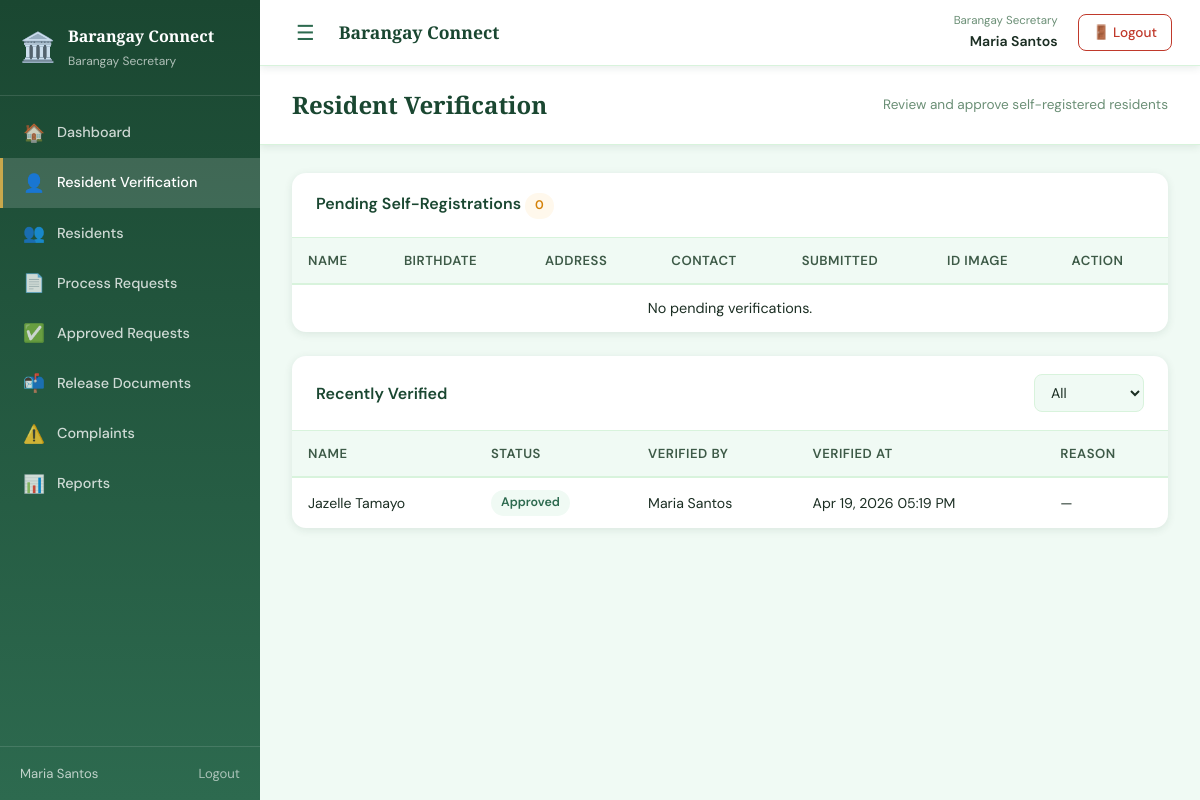
Page /secretary/resident_verification.php (signed in) on the earlier database version.
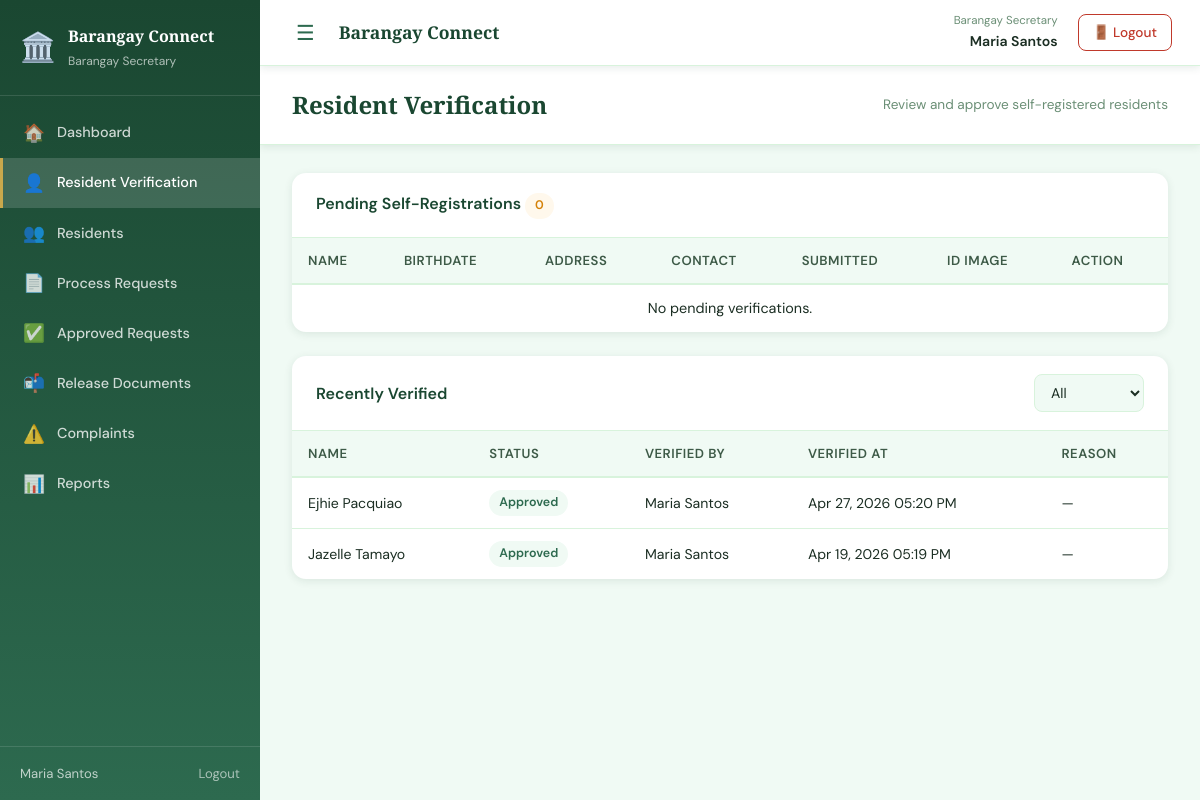
Same page on the later database version.
### tables this page shows
CREATE TABLE `useraccount` (
  `UserAccountID` int(11) NOT NULL,
  `ResidentID` int(11) DEFAULT NULL,
  `Username` varchar(100) NOT NULL,
  `PasswordHash` varchar(255) NOT NULL,
  `Role` enum('captain','secretary','staff','sysadmin','resident') NOT NULL,
  `AccountStatus` enum('Active','Inactive','PendingVerification','Rejected') DEFAULT 'PendingVerification',
  `FullName` varchar(255) DEFAULT NULL,
  `Email` varchar(150) DEFAULT NULL,
  `VerifiedBy` int(11) DEFAULT NULL,
  `VerifiedAt` datetime DEFAULT NULL,
  `RejectionReason` text DEFAULT NULL,
  `CreatedAt` datetime DEFAULT current_timestamp(),
  `UpdatedAt` datetime DEFAULT current_timestamp() ON UPDATE current_timestamp()
);

CREATE TABLE `resident` (
  `ResidentID` int(11) NOT NULL,
  `FirstName` varchar(100) NOT NULL,
  `MiddleName` varchar(100) DEFAULT NULL,
  `LastName` varchar(100) NOT NULL,
  `Birthdate` date NOT NULL,
  `Sex` enum('Male','Female') NOT NULL,
  `Address` varchar(255) NOT NULL,
  `Purok` varchar(100) DEFAULT NULL,
  `ContactNumber` varchar(20) DEFAULT NULL,
  `Email` varchar(150) DEFAULT NULL,
  `GovIDType` varchar(50) DEFAULT NULL,
  `GovIDNumber` varchar(100) DEFAULT NULL,
  `GovIDImagePath` varchar(255) DEFAULT NULL,
  `ProfilePicture` varchar(255) DEFAULT NULL,
  `Status` enum('Active','Inactive') DEFAULT 'Active',
  `CreatedAt` datetime DEFAULT current_timestamp(),
  `UpdatedAt` datetime DEFAULT current_timestamp() ON UPDATE current_timestamp()
);

### secretary/resident_verification.php (the view, shortened to what the changed rows need)
<?php
$pdo     = get_db();
$verified = $pdo->query("
    SELECT ua.UserAccountID, ua.AccountStatus,
           ua.VerifiedAt, ua.RejectionReason,
           r.FirstName, r.LastName,
           v.FullName AS VerifiedByName
    FROM UserAccount ua
    JOIN Resident r ON ua.ResidentID = r.ResidentID
    LEFT JOIN UserAccount v ON ua.VerifiedBy = v.UserAccountID
    WHERE ua.AccountStatus IN ('Active','Rejected')
      AND ua.Role = 'resident'
      AND ua.VerifiedAt IS NOT NULL
    ORDER BY ua.VerifiedAt DESC
    LIMIT 20
")->fetchAll();
include '../includes/header.php';
?>
<div class="app-layout">
    <?php include '../includes/sidebar.php'; ?>
    <main class="main-content">
        <div class="page-header">
            <h1>Resident Verification</h1>
        </div>
        <div class="page-body">
            <div class="card">
                <table class="data-table">
                    <thead>
                        <tr>
                            <th>Name</th>
                            <th>Birthdate</th>
                            <th>Address</th>
                            <th>Contact</th>
                            <th>Submitted</th>
                            <th>ID Image</th>
                            <th>Action</th>
                        </tr>
                    </thead>
                </table>
            </div>
            <div class="card mt-4">
                <table class="data-table">
                    <thead>
                        <tr>
                            <th>Name</th>
                            <th>Status</th>
                            <th>Verified By</th>
                            <th>Verified At</th>
                            <th>Reason</th>
                        </tr>
                    </thead>
                    <tbody>
                        <?php if (empty($verified)): ?>
                            <tr>
                                <td colspan="5" class="empty-row">
                                    No verification history yet.
                                </td>
                            </tr>
                        <?php else: ?>
                            <?php foreach ($verified as $v): ?>
                                <tr>
                                    <td>
                                        <?= htmlspecialchars(
                                            $v['FirstName'] . ' ' . $v['LastName']
                                        ) ?>
                                    </td>
                                    <td>
                                        <span class="status-badge
                                    <?= $v['AccountStatus'] === 'Active'
                                        ? 'status-approved'
                                        : 'status-rejected' ?>">
                                            <?= $v['AccountStatus'] === 'Active'
                                                ? 'Approved' : 'Rejected' ?>
                                        </span>
                                    </td>
                                    <td>
                                        <?= htmlspecialchars(
                                            $v['VerifiedByName'] ?? '—'
                                        ) ?>
                                    </td>
                                    <td>
                                        <?= $v['VerifiedAt']
                                            ? date(
                                                'M d, Y h:i A',
                                                strtotime($v['VerifiedAt'])
                                            )
                                            : '—' ?>
                                    </td>
                                    <td>
                                        <?= htmlspecialchars(
                                            $v['RejectionReason'] ?? '—'
                                        ) ?>
                                    </td>
                                </tr>
                            <?php endforeach; ?>
                        <?php endif; ?>
                    </tbody>
                </table>
            </div>
        </div>
    </main>
</div>
<?php include '../includes/footer.php'; ?>

### includes/sidebar.php (shortened to what the changed rows need)
<?php
$role    = $_SESSION['role'] ?? '';
$current = $_SERVER['PHP_SELF'];
function nav_link(string $href, string $icon, string $label, string $current): string
{
    $active = (strpos($current, basename($href)) !== false) ? 'active' : '';
    return "
        <a href=\"$href\" class=\"nav-link $active\">
            <span class=\"nav-icon\">$icon</span>
            $label
        </a>";
}
?>
<aside class="sidebar">
    <nav class="sidebar-nav">
        <?php foreach ($menus[$role] ?? [] as $item): ?>
            <?= nav_link($item['href'], $item['icon'], $item['label'], $current) ?>
        <?php endforeach; ?>
    </nav>
</aside>

Differences in the rows shown:
added useraccount: ResidentID.LastName "Ejhie Pacquiao", AccountStatus "Approved", VerifiedBy.FullName "Maria Santos", VerifiedAt "Apr 27, 2026 05:20 PM", RejectionReason "—"
